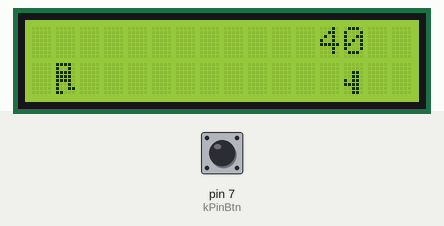
Recording of a sketch running on a simulated Arduino Uno, built with avr-gcc and run on an emulated ATmega328P. Shown: 16×2 character LCD. The inputs (shaded band) are chosen by the test bench; at power-on: pin 7 (kPinBtn) HIGH. Random numbers use the default seed unless the sketch sets one; what the sketch prints to the serial monitor is not drawn.

Above: at 1.2 s.
1.3 s: pin 7 (kPinBtn) pulled LOW for 3.2 s
At 5.8 s:
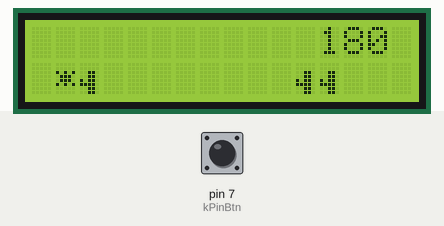
6.0 s: pin 7 (kPinBtn) pulled LOW for 3.2 s
At 11.2 s:
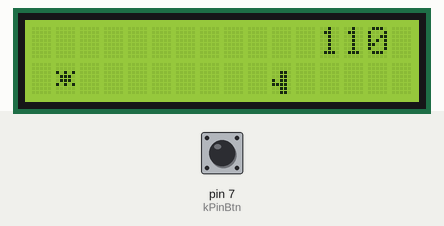
12.2 s: pin 7 (kPinBtn) pulled LOW for 0.15 s
At 17.8 s:
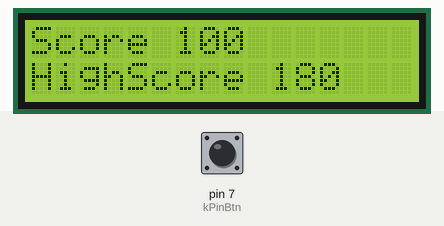
18.3 s: pin 7 (kPinBtn) pulled LOW for 3.2 s
At 22.0 s:
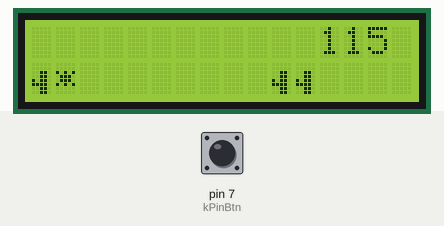

Measured:
- after the input at 12.2 s, the display: first changes after 0.14 s (image 3 shows a later state)
- after the input at 18.3 s, the display: first changes at once (image 4 shows a later state)
- what the display in image 2 shows lasts 2.0 s, from 10.2 s to 12.2 s

The sketch:

Chrome_Dino_Game.ino
```cpp
const int kPinBtn = 7; // Push Button - Pin 7
#include <LiquidCrystal_I2C.h>
#include <Wire.h>

LiquidCrystal_I2C lcdekranim(0x27, 16, 2);

byte patlama[] = {
  B00000,
  B00000,
  B10101,
  B01110,
  B01110,
  B10101,
  B00000,
  B00000
};

byte s1[] = {
  B11110,
  B10010,
  B11110,
  B11110,
  B11110,
  B10010,
  B10011,
  B11000
};

byte s2[] = {
  B11110,
  B10010,
  B11110,
  B11110,
  B11110,
  B10010,
  B11010,
  B00011
};

byte c1[] = {
  B00000,
  B00000,
  B00110,
  B00110,
  B10110,
  B11110,
  B00110,
  B00110
};

bool spriteBool = false;
float jump = 0;
int cactiRng = 40; // Increased the delay to slow down cacti spawning
int cacti[16] = {0, 0, 0, 0, 0, 0, 0, 0, 0, 0, 0, 0, 0, 0, 0, 0};
int skor = 0;
int hskor = 0;
bool isDed = false;
bool d1 = false;
int db = 0;

void setup() {
  Serial.begin(9600);
  pinMode(kPinBtn, INPUT_PULLUP); // Push Button as INPUT with pull-up
  lcdekranim.init();
  lcdekranim.createChar(0, s1);
  lcdekranim.createChar(1, s2);
  lcdekranim.createChar(2, c1);
  lcdekranim.createChar(3, patlama);
  lcdekranim.backlight();
  lcdekranim.setCursor(0, 0);
}

void loop() {
  if (isDed == false) {
    delay(100); // Decreased the delay to speed up the game

    cactiRng -= random(4, 12);
    if (cactiRng <= 0) {
      db--;
      cactiRng = 60; // Increased the delay to slow down cacti spawning
      if (skor > 250) {
        cactiRng = 50; // Increased the delay for slower spawning
      }
      if (skor > 500) {
        cactiRng = 40; // Increased the delay for even slower spawning
      }
      if (skor > 750) {
        cactiRng = 30; // Increased the delay for even slower spawning
      }
      cacti[15] = 1;
      if (random(0, 6) == 3 && db <= 0) {
        cactiRng = 0;
        db = 2;
      }
    }
    for (int i = 0; i < 15; i++) {
      if (i == 15) {
        cacti[i] = 0;
      } else {
        cacti[i] = cacti[i + 1];
        cacti[i + 1] = 0;
      }
    }
    for (int i = 0; i < 15; i++) {
      lcdekranim.setCursor(i, 1);
      if (cacti[i] == 1) {
        lcdekranim.write(2);
      } else {
        if (!(jump == 0 && i == 1)) {
          lcdekranim.print(" ");
        }
      }
    }
    if (digitalRead(kPinBtn) == LOW && jump <= 0) {
      jump = 2;
    }
    if (jump > 0) {
      jump -= 0.5;
    }
    if (jump > 0) {
      lcdekranim.setCursor(1, 1);
      if (cacti[1] == 0) {
        lcdekranim.print(" ");
      }
      lcdekranim.setCursor(1, 0);
    } else {
      lcdekranim.setCursor(1, 0);
      lcdekranim.print(" ");
      lcdekranim.setCursor(1, 1);
    }
    if (spriteBool == true) {
      lcdekranim.write(0);
      spriteBool = false;
    } else {
      lcdekranim.write(1);
      spriteBool = true;
    }
    if (cacti[1] && jump == 0) {
      lcdekranim.setCursor(1, 1);
      lcdekranim.write(3);
      delay(2000);
      isDed = true;
      lcdekranim.clear();
      Serial.print("you died");
    } else {
      skor += 5;
      lcdekranim.setCursor(12, 0);
      lcdekranim.print(skor);
    }
  } else {
    if (d1 == false) {
      lcdekranim.setCursor(0, 0);
      lcdekranim.print("Score " + String(skor));
      if (skor > hskor) {
        hskor = skor;
      }
      lcdekranim.setCursor(0, 1);
      lcdekranim.print("HighScore " + String(hskor));
      d1 = true;
    }
    if (digitalRead(kPinBtn) == LOW) {
      d1 = false;
      isDed = false;
      skor = 0;
      for (int i = 0; i < 15; i++) {
        cacti[i] = 0;
      }
      cactiRng = 60;
      lcdekranim.clear();
    }
  }
}
```
